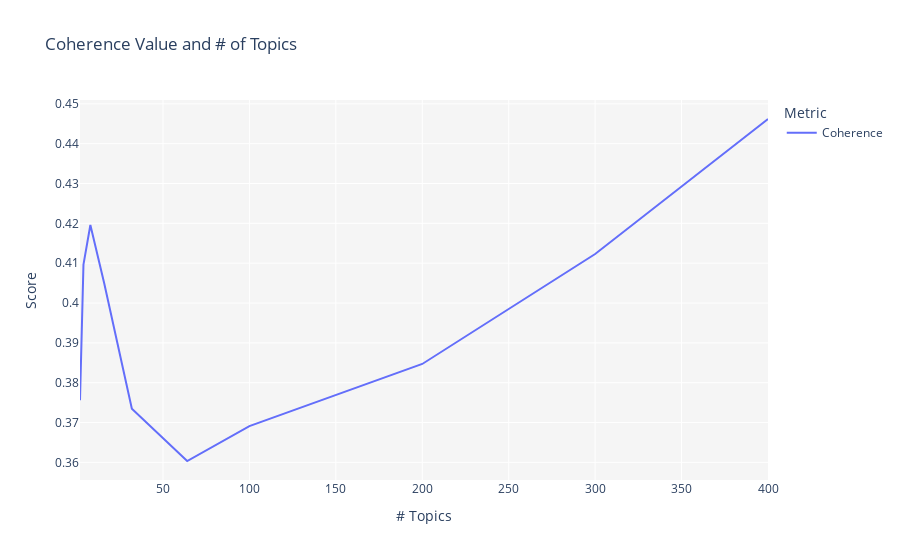

This figure's notebook cell:
### Code cell
%time tuned_lda = tune_model(model = 'lda', multi_core = True)

### Figure 1 — Plotly figure (JSON) as saved in the notebook; plotly's stock layout.template omitted (floating-point values rounded to 4 significant figures)
{"data": [{"hovertemplate": "Metric=Coherence<br># Topics=%{x}<br>Score=%{y}<extra></extra>", "legendgroup": "Coherence", "line": {"color": "#636efa", "dash": "solid", "shape": "linear"}, "marker": {"symbol": "circle"}, "mode": "lines", "name": "Coherence", "orientation": "v", "showlegend": true, "type": "scatter", "x": [2, 4, 8, 16, 32, 64, 100, 200, 300, 400], "xaxis": "x", "y": [0.3756, 0.4096, 0.4196, 0.405, 0.3735, 0.3603, 0.3691, 0.3847, 0.4123, 0.4462], "yaxis": "y"}], "layout": {"legend": {"title": {"text": "Metric"}, "tracegroupgap": 0}, "plot_bgcolor": "rgb(245,245,245)", "title": {"text": "Coherence Value and # of Topics"}, "xaxis": {"anchor": "y", "domain": [0, 1], "title": {"text": "# Topics"}}, "yaxis": {"anchor": "x", "domain": [0, 1], "title": {"text": "Score"}}}}
